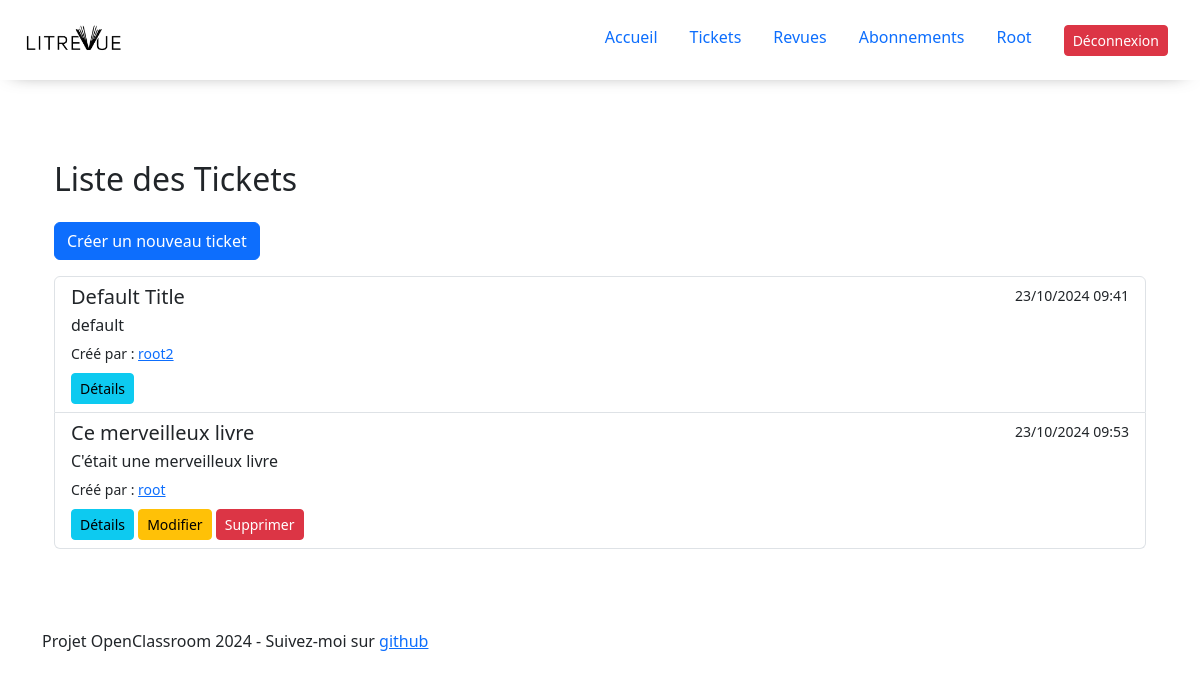
Page /tickets/ (signed in) on the committed database.
### users/models.py (models this page shows, shortened)
class CustomUser(modelsAuth.AbstractUser):
    followed_users = models.ManyToManyField('self', through=UserFollows,  symmetrical=False, related_name='followers_set')

### website/models.py (models this page shows, shortened)
class Ticket(models.Model):
    book = models.CharField(max_length=128,default='Default Title')
    description = models.TextField(max_length=2048, blank=True)
    user = models.ForeignKey(settings.AUTH_USER_MODEL, on_delete=models.CASCADE)
    image = models.ImageField(upload_to='tickets/', null=True, blank=True)
    time_created = models.DateTimeField(auto_now_add=True)

### website/views.py (the view)
# urls.py: path('tickets/', TicketListView.as_view(), name='ticket_list'),
class TicketListView(LoginRequiredMixin, ListView):
    model = Ticket
    template_name = 'website/TicketList.html'
    context_object_name = 'tickets'
    def get_queryset(self):
        return Ticket.objects.all()

### website/templates/website/TicketList.html (shortened to what this page needs)
{% extends 'website/base.html' %}
{% block content %}
<div class="main_content container mt-5">
    <h2 class="mb-4">Liste des Tickets</h2>
    <a href="{% url 'website:create_ticket' %}" class="btn btn-primary mb-3">Créer un nouveau ticket</a>
    {% if tickets %}
        <div class="list-group">
        {% for ticket in tickets %}
        <div class="list-group-item list-group-item-action flex-column align-items-start">
            <div class="d-flex w-100 justify-content-between">
                <h5 class="mb-1">{{ ticket.book }}</h5>
                <small>{{ ticket.time_created|date:"d/m/Y H:i" }}</small>
            </div>
            <p class="mb-1">{{ ticket.description|truncatewords:30 }}</p>
            <small>Créé par : <a href="http://localhost:8000/user/{{ review.user.username }}">{{ ticket.user.username }}</a></small>
            <div class="mt-2">
                <a href="{% url 'website:ticket_detail' ticket.pk %}" class="btn btn-sm btn-info">Détails</a>
                {% if user == ticket.user %}
                    <a href="{% url 'website:edit_ticket' ticket.pk %}" class="btn btn-sm btn-warning">Modifier</a>
                    <a href="{% url 'website:delete_ticket' ticket.pk %}" class="btn btn-sm btn-danger">Supprimer</a>
                {% endif %}
            </div>
        </div>
        {% endfor %}
        </div>
    {% endif %}
</div>
{% endblock %}

### website/templates/website/base.html (shortened to what this page needs)
{%load static %}
<!DOCTYPE html>
<html lang="en">
    <head>
        <link rel="stylesheet" href="{% static 'website/navbar.css' %}" />
        <link rel="stylesheet" href="{% static 'website/home.css' %}" />
        <link href="https://cdn.jsdelivr.net/npm/bootstrap@5.3.2/dist/css/bootstrap.min.css" rel="stylesheet">
    </head>
    <body>
        <header class="header">
            <div class="container navbar">
                <a href="{% url 'website:home' %}" class="logo">
                    <img class="logo" src="{% static 'website/Logo_LitRevue.png' %}" alt="LitRevue Logo">
                </a>
               	<nav class="nav">
	            	<a href="{% url 'website:home' %}"> Accueil</a>
	                {% if request.user.is_authenticated %}
	    	              	<a href="{% url 'website:ticket_list' %}"> Tickets </a>
	    	              	<a href="{% url 'website:review_list' %}"> Revues </a>
                              <a href="{% url 'website:followed_users' %}"> Abonnements </a>
		                	<a href="#"> {{request.user | title}}</a>
	    	                <form class="logout" method="post" action="{% url 'users:logout' %}" class="logout-form">
                                <button type="submit" class="btn btn-danger btn-sm">
                                     Déconnexion
                                </button>
                            </form>
	                {% else %}
							<a class="btn btn-outline">Login</a>
                            <a href="{% url 'users:register' %}" class="btn btn-primary">Join Now</a>
	                {% endif %}
	              </nav>
            </div>
        </header>
        <main>
            <div class="container">
             {%block content %}
             {%endblock content%}
            </div>
        </main>
        <footer class="footer">
            <div class="container">
				<p>Projet OpenClassroom 2024 - Suivez-moi sur <a href="https://github.com/Zeatop"> github </a></p>
            </div>
        </footer>
    </body>
</html>

### website/static/website/navbar.css (style rules this page uses)
footer { margin-top: 5rem }
.navbar { display: flex; justify-content: space-between; align-content: center; box-shadow: -2px 5px 20px -15px rgba(0,0,0,0.74); min-width: 100%; position: fixed !important; padding-bottom: 2rem !important; height: 10%; padding-top: 2rem !important; margin-top: -3rem; z-index: 2; background-color: white; }
.logo { max-width: 35%; }
.logout { padding-left: 1rem; }
.nav a { padding-left: 1rem; padding-right: 1rem; text-decoration: none; }
.nav { padding-right: 2rem }
.main_content { padding-top: 10%; position: relative; z-index: 1; top: 0; }

### rows in the picture
CustomUser: user "Root"
Ticket: book "Default Title", time_created "23/10/2024 09:41", description "default", user.username "root2"
Ticket: book "Ce merveilleux livre", time_created "23/10/2024 09:53", description "C'était une merveilleux livre", user.username "root", shows "Modifier"
